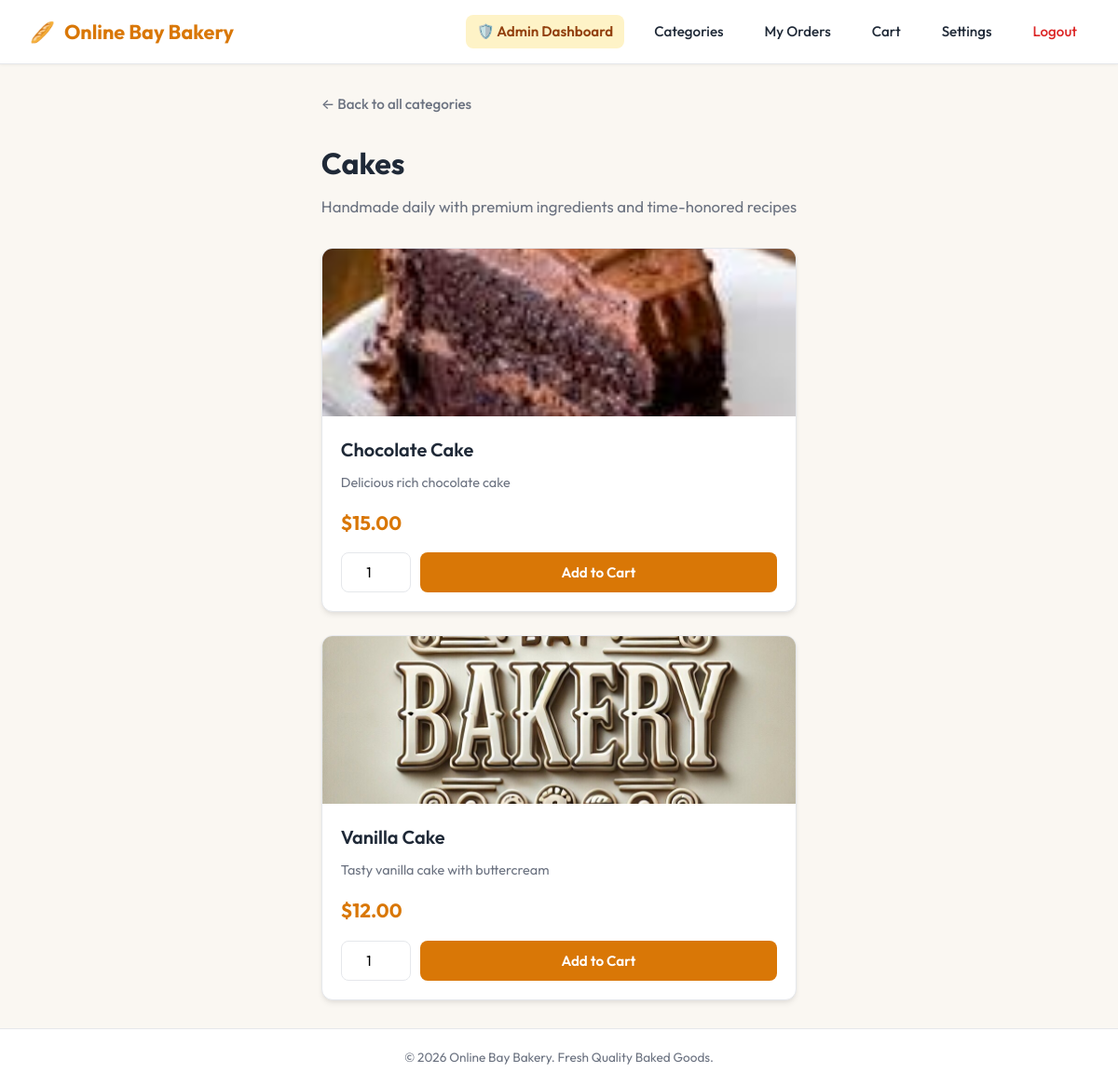
/category.php (signed in), run on the app's committed database.
### tables this page shows
CREATE TABLE `categories` (
  `id` int(11) NOT NULL,
  `name` varchar(100) DEFAULT NULL,
  `image_path` varchar(255) DEFAULT NULL
);

CREATE TABLE `products` (
  `id` int(11) NOT NULL,
  `category_id` int(11) DEFAULT NULL,
  `name` varchar(100) DEFAULT NULL,
  `description` text DEFAULT NULL,
  `price` decimal(10,2) DEFAULT NULL,
  `image` varchar(255) DEFAULT NULL,
  `image_path` varchar(255) DEFAULT NULL
);

### category.php (the view, shortened to what this page needs)
<?php
$category_id = (int)($_GET['id'] ?? 1);
$conn = getDbConnection();
$cat_stmt = $conn->prepare("SELECT name FROM categories WHERE id = ?");
$cat_stmt->bind_param("i", $category_id);
$cat_stmt->execute();
$cat_res = $cat_stmt->get_result();
$category = $cat_res->fetch_assoc();
$category_name = $category['name'] ?? 'Bakery Products';
$stmt = $conn->prepare("SELECT * FROM products WHERE category_id = ?");
$stmt->bind_param("i", $category_id);
$stmt->execute();
$result = $stmt->get_result();
$customer_id = (int)$_SESSION['customer_id'];
$cart_stmt = $conn->prepare("SELECT SUM(quantity) as total_qty FROM cart WHERE customer_id = ?");
$cart_stmt->bind_param("i", $customer_id);
$cart_stmt->execute();
$cart_res = $cart_stmt->get_result();
$cart_row = $cart_res->fetch_assoc();
$cart_count = $cart_row['total_qty'] ?? 0;
$product_images = [
    1 => 'images/chocolate_cake.jpg.jpeg',
    2 => 'images/cake.jpg',
    3 => 'images/chocolate_cake.jpg.jpeg',
    4 => 'images/img_0130.jpg',
    5 => 'images/img_0130.jpg',
    6 => 'images/img_0130.jpg',
    7 => 'images/cake.jpg',
    8 => 'images/cake.jpg',
];
?>
<!DOCTYPE html>
<html lang="en">
<head>
    <link rel="stylesheet" href="style.css">
</head>
<body>
    <nav class="navbar">
        <a href="products.php" class="brand-logo">
            <span>🥖</span> Online Bay Bakery
        </a>
        <div class="nav-links">
            <?php if (isset($_SESSION['role']) && $_SESSION['role'] === 'admin'): ?>
                <a href="admin_dashboard.php" style="background:#fef3c7; color:#92400e; font-weight:600;">🛡️ Admin Dashboard</a>
            <?php endif; ?>
            <a href="products.php">Categories</a>
            <a href="my_orders.php">My Orders</a>
            <a href="view_cart.php">Cart <?php if ($cart_count > 0): ?><span style="background:var(--primary); color:white; padding:2px 7px; border-radius:10px; font-size:0.75rem;"><?php echo $cart_count; ?></span><?php endif; ?></a>
            <a href="account_settings.php">Settings</a>
            <a href="logout.php" class="btn-logout">Logout</a>
        </div>
    </nav>
    <div class="container">
        <div style="margin-bottom: 25px;">
            <a href="products.php" style="color:var(--gray); text-decoration:none; font-size:0.95rem; font-weight:500;">
                &larr; Back to all categories
            </a>
        </div>
        <div class="page-header" style="text-align: left; margin-bottom: 30px;">
            <h1><?php echo htmlspecialchars($category_name); ?></h1>
            <p>Handmade daily with premium ingredients and time-honored recipes</p>
        </div>
        <?php if ($result->num_rows === 0): ?>
            <div class="alert alert-error">
                No products found in this category right now. Please check back later!
            </div>
        <?php else: ?>
            <div class="grid">
                <?php while ($row = $result->fetch_assoc()):
                    $img = !empty($row['image_path']) && file_exists($row['image_path'])
                        ? $row['image_path']
                        : ($product_images[$row['id']] ?? 'images/cake.jpg');
                ?>
                    <div class="card">
                        <img src="<?php echo htmlspecialchars($img); ?>" alt="<?php echo htmlspecialchars($row['name']); ?>" class="card-img">
                        <div class="card-body">
                            <h3 class="card-title"><?php echo htmlspecialchars($row['name']); ?></h3>
                            <p class="card-desc"><?php echo htmlspecialchars($row['description']); ?></p>
                            <div class="card-price">$<?php echo number_format($row['price'], 2); ?></div>
                            <form action="add_to_cart.php" method="POST" style="display:flex; gap:10px;">
                                <input type="number" name="quantity" value="1" min="1" max="50" class="form-control" style="width:75px; text-align:center; padding:8px;">
                                <button type="submit" class="btn btn-primary" style="flex:1;">
                                    Add to Cart
                                </button>
                            </form>
                        </div>
                    </div>
                <?php endwhile; ?>
            </div>
        <?php endif; ?>
    </div>
    <footer>
        <p>&copy; <?php echo date('Y'); ?> Online Bay Bakery. Fresh Quality Baked Goods.</p>
    </footer>
</body>
</html>

### style.css (style rules this page uses)
:root { --primary: #d97706; --primary-hover: #b45309; --primary-light: #fef3c7; --dark: #1f2937; --gray: #6b7280; --light-gray: #f3f4f6; --border: #e5e7eb; --bg: #faf7f2; --card-bg: #ffffff; --shadow: 0 4px 6px -1px rgba(0, 0, 0, 0.08), 0 2px 4px -1px rgba(0, 0, 0, 0.04); --shadow-lg: 0 10px 15px -3px rgba(0, 0, 0, 0.1), 0 4px 6px -2px rgba(0, 0, 0, 0.05); --radius: 12px; }
* { box-sizing: border-box; margin: 0; padding: 0; }
body { font-family: 'Outfit', -apple-system, BlinkMacSystemFont, "Segoe UI", Roboto, sans-serif; background-color: var(--bg); color: var(--dark); line-height: 1.6; min-height: 100vh; display: flex; flex-direction: column; }
.navbar { background: #ffffff; border-bottom: 1px solid var(--border); padding: 16px 32px; display: flex; justify-content: space-between; align-items: center; box-shadow: 0 1px 3px rgba(0,0,0,0.05); position: sticky; top: 0; z-index: 100; }
.brand-logo { display: flex; align-items: center; gap: 10px; text-decoration: none; font-size: 1.35rem; font-weight: 700; color: var(--primary); }
.nav-links { display: flex; align-items: center; gap: 20px; }
.nav-links a { text-decoration: none; color: var(--dark); font-weight: 500; font-size: 0.95rem; transition: color 0.2s; padding: 6px 12px; border-radius: 8px; }
.btn-logout { color: #dc2626 !important; }
.container { max-width: 1100px; margin: 30px auto; padding: 0 20px; flex: 1; }
.page-header { text-align: center; margin-bottom: 35px; }
.page-header h1, .page-header h2 { font-size: 2rem; font-weight: 700; color: var(--dark); margin-bottom: 8px; }
.page-header p { color: var(--gray); font-size: 1.05rem; }
.grid { display: grid; grid-template-columns: repeat(auto-fill, minmax(250px, 1fr)); gap: 25px; }
.card { background: var(--card-bg); border-radius: var(--radius); overflow: hidden; box-shadow: var(--shadow); transition: transform 0.2s, box-shadow 0.2s; border: 1px solid var(--border); display: flex; flex-direction: column; }
.card-img { width: 100%; height: 180px; object-fit: cover; background-color: var(--light-gray); }
.card-body { padding: 20px; display: flex; flex-direction: column; flex: 1; }
.card-title { font-size: 1.25rem; font-weight: 600; color: var(--dark); margin-bottom: 8px; }
.card-desc { color: var(--gray); font-size: 0.9rem; margin-bottom: 15px; flex: 1; }
.card-price { font-size: 1.3rem; font-weight: 700; color: var(--primary); margin-bottom: 15px; }
.form-control { width: 100%; padding: 12px 14px; border: 1px solid var(--border); border-radius: 8px; font-family: inherit; font-size: 0.95rem; transition: border-color 0.2s; background: #ffffff; }
.btn { display: inline-flex; align-items: center; justify-content: center; gap: 8px; padding: 12px 20px; font-size: 0.95rem; font-weight: 600; border-radius: 8px; border: none; cursor: pointer; text-decoration: none; transition: background-color 0.2s, transform 0.1s; font-family: inherit; }
.btn-primary { background: var(--primary); color: #ffffff; width: 100%; }
footer { background: #ffffff; border-top: 1px solid var(--border); padding: 20px; text-align: center; font-size: 0.85rem; color: var(--gray); margin-top: auto; }

### data on the page
categories: name "Cakes"
products: image_path (picture), name "Chocolate Cake", description "Delicious rich chocolate cake", price "15.00"
products: image_path (picture), name "Vanilla Cake", description "Tasty vanilla cake with buttercream", price "12.00"
